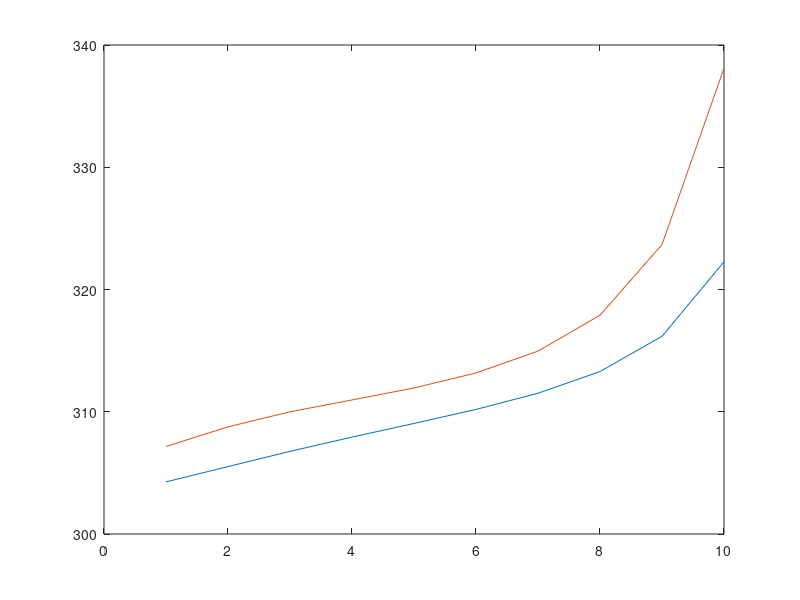

The MATLAB source for this figure:
air = [...
  304.2627...
  305.5142...
  306.7591...
  307.9274...
  309.0431...
  310.1905...
  311.5146...
  313.2874...
  316.1731...
  322.2649];
  co2 = [...
    338.1027...
  323.6758...
  317.8970...
  314.9575...
  313.1741...
  311.9442...
  310.9652...
  309.9963...
  308.7683...
  307.1557];
figure(1)
plot(air)
hold on
plot(flip(co2))

